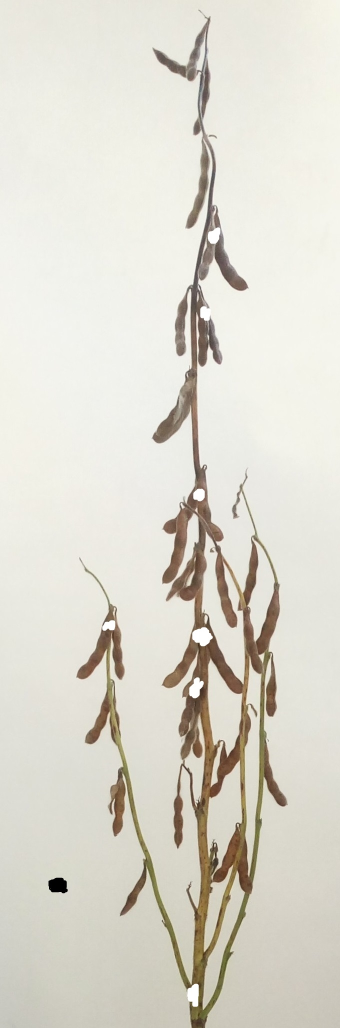
#> input picture close_form_matting/testScribble.jpg, 680 x 2056 px (shown at 1/2 size); its folder holds only this picture in this run
$ python -i color_space_seg.py   (imports and definitions only)
#> lines starting #> are read from the running program, lines starting #| are printed output that depends on the picture; after the words box and inside, x2 and y2 are one past the last pixel; in counts of white or black regions, pixels touching at a corner belong together
#> further down, picture is the input picture: shape (2056, 680, 3); mean B, G, R 207.3, 217.7, 220.6
#! /usr/bin/env python
# coding: utf-8

import cv2
import numpy as np
import image_show_utils as isu
import os
from matplotlib import pyplot as plt


def hsv_hist_extraction(hsv_hist, image_path, file_name):
	image_data = cv2.imread(image_path, -1)
	img_height, img_width, _ = image_data.shape
	y_cr_cb = cv2.cvtColor(image_data, cv2.COLOR_BGR2Lab)  # 转换至YCrCb空y间
	(y, cr, cb) = cv2.split(y_cr_cb)  # 拆分出Y,Cr,Cb值
	cr1 = cv2.GaussianBlur(cr, (3, 3), 0)

	# 这里是亮度，因此0-255 都不会影响
	_, skin = cv2.threshold(cr1, 0, 255, cv2.THRESH_BINARY | cv2.THRESH_OTSU)  # Ostu处理
	# isu.show_image_with_fix_windows(skin, False)

	# 反色： 黑变白，白变黑
	mask = 255 - skin
	# isu.show_image_with_fix_windows(mask, False)

	koutuRet = cv2.bitwise_and(image_data, image_data, mask=skin)
	# isu.show_image_with_fix_windows(koutuRet, True)

	cv2.imwrite('./images/final/' + file_name, koutuRet)

	# 这里要特别强调一个参数： cv2.RETR_EXTERNAL，意思是找一个外接轮廓，对于多目标而言，这个参数是非常好的。
	# 如果使用cv2.RETR_TREE，可能就会存在轮廓嵌套轮廓，而导致对于有空洞的目标不容易提取
	# contours, hierarchy = cv2.findContours(skin, cv2.RETR_EXTERNAL, cv2.CHAIN_APPROX_NONE)

	pass


def cacl_hsv_hist(image_data):
	img_height, img_width, _ = image_data.shape
#> img_height = 2056; img_width = 680
	hsv_roi = cv2.cvtColor(image_data, cv2.COLOR_BGR2HSV)
#> hsv_roi: shape (2056, 680, 3); mean H, S, V 27, 18.9, 220.7
	# isu.show_image_with_fix_windows(hsv_roi)

	# 单独拎出来色相图
	img_h = hsv_roi[..., 0]
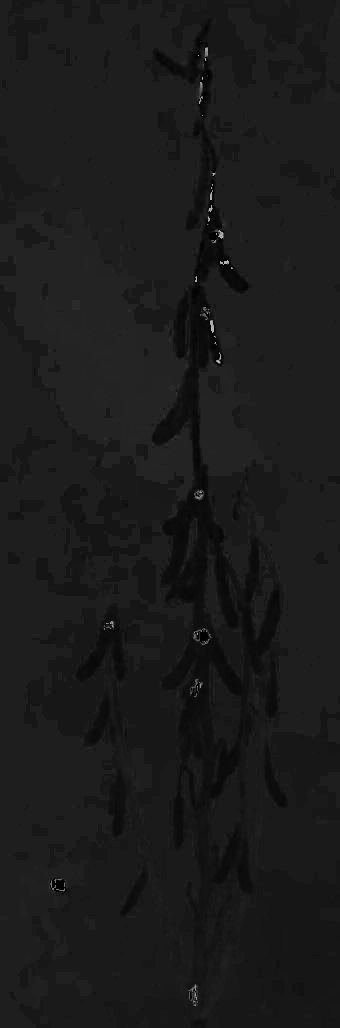
#> img_h: shape (2056, 680) (shown at 1/2 size); min 0, max 179, mean 27
	img_s = hsv_roi[..., 1]
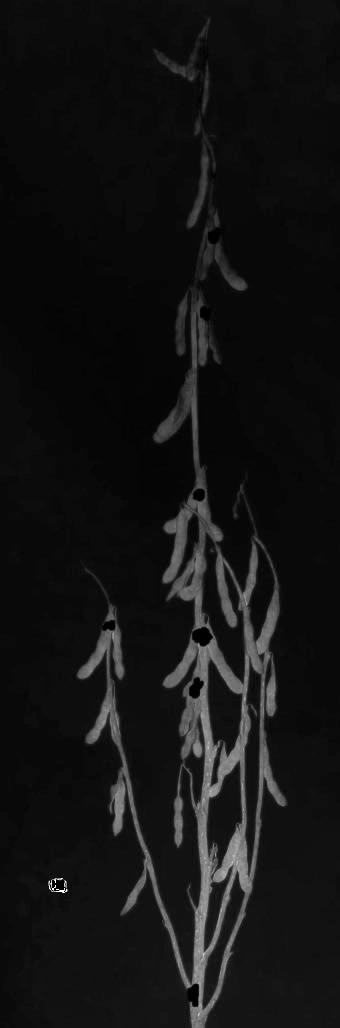
#> img_s: shape (2056, 680) (shown at 1/2 size); min 0, max 255, mean 18.9
	img_v = hsv_roi[..., 2]
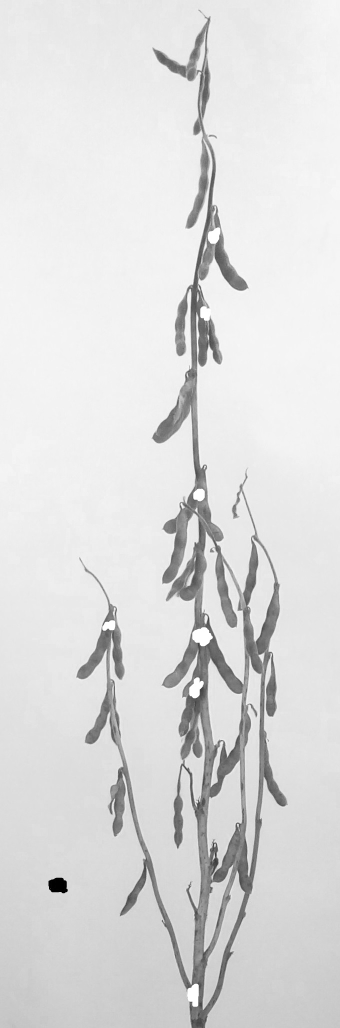
#> img_v: shape (2056, 680) (shown at 1/2 size); min 0, max 255, mean 220.7

	img_b = image_data[..., 0]
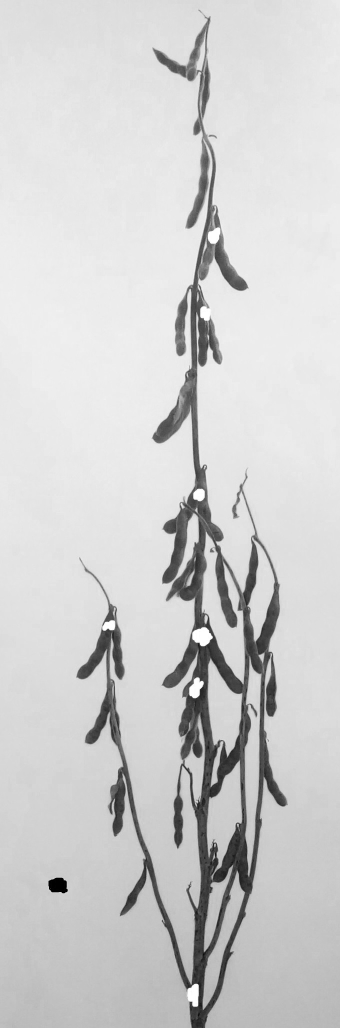
#> img_b: shape (2056, 680) (shown at 1/2 size); min 0, max 255, mean 207.3
	img_g = image_data[..., 1]
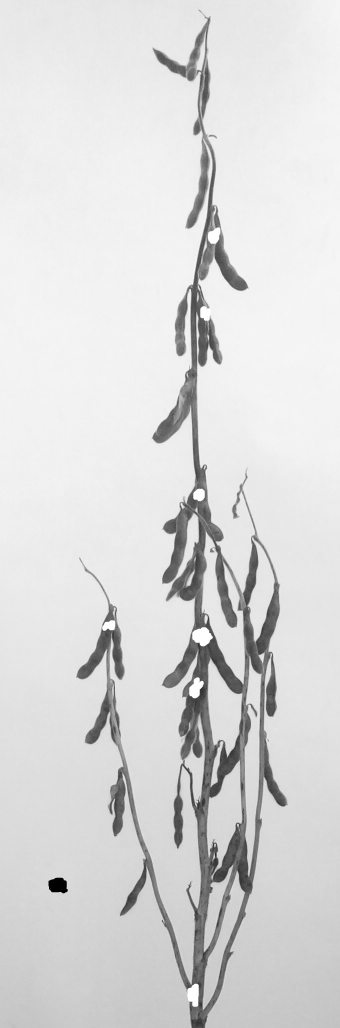
#> img_g: shape (2056, 680) (shown at 1/2 size); min 0, max 255, mean 217.7
	img_r = image_data[..., 2]

	# isu.show_image_with_fix_windows(img_h, False)
	# isu.show_image_with_fix_windows(img_s)
	# isu.show_image_with_fix_windows(img_v)

	# 过滤
	# 相当于阈值分割那么一回事
	# mask 已经是灰度图了
	mask = cv2.inRange(hsv_roi, np.array((0., 30., 32.)), np.array((180., 255., 255.)))
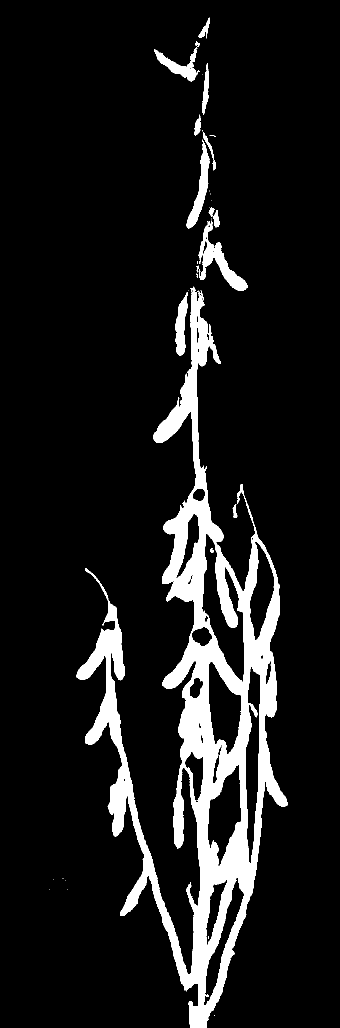
#> mask: shape (2056, 680) (shown at 1/2 size); 10.1% white; 42 white regions (26 under 20 px), largest, box (x1, y1, x2, y2) and area: (153, 573, 576, 2056) 127797, (373, 279, 419, 457) 2572, (429, 484, 496, 582) 2129
	# isu.show_image_with_fix_windows(mask, False)

	"""
	images:   图片列表
	channels: 需要计算直方图的通道。[0]表示计算通道0的直方图，[0,1,2]表示计算通道0,1,2所表示颜色的直方图
	mask:     蒙版，只计算值>0的位置上像素的颜色直方图，取None表示无蒙版
	histSize: 每个维度上直方图的大小，[8]表示把通道0的颜色取值等分为8份后计算直方图
	ranges:   每个维度的取值范围，[lower0, upper0, lower1, upper1, ...]，lower可以取到，upper无法取到
	hist:     保存结果的ndarray对象
	accumulate: 是否累积，如果设置了这个值，hist不会被清零，直方图结果直接累积到hist中
	"""

	roi_hist = cv2.calcHist([hsv_roi], [0], mask, [180], [0, 180])
#> roi_hist = 180 values, max 17416 at index 13, min 0 at index 36, mean 780.6
	# 归一化
	cv2.normalize(roi_hist, roi_hist, 0, 255, cv2.NORM_MINMAX)
	# plt.plot(roi_hist, label='B', color='green')
	# plt.show()

	# ret 对部分区间的值reset
	for i in range(len(roi_hist)):
		if i >= 1 and i <= 20:
			continue
		else:
			roi_hist[i] = np.array(0.000000)
#> after the loop, roi_hist = 180 values, max 255 at index 13, min 0 at index 0, mean 8.98

	return roi_hist


# [1 line not run here, left out]

# [1 line that did not run here, left out]

# [1 line not run here, left out]
# [1 line that did not run here, left out]

# [3 lines not run here, left out]

# reference
# https://blog.csdn.net/wsp_1138886114/article/details/80660014
# https://juejin.cn/post/6844903631968272391
# https://blog.csdn.net/xiao__run/article/details/77135375
# https://zhuanlan.zhihu.com/p/74202427

>>> import cv2
>>> picture = cv2.imread('close_form_matting/testScribble.jpg')
>>> result = cacl_hsv_hist(picture)
#> result has the same summary as roi_hist in cacl_hsv_hist
